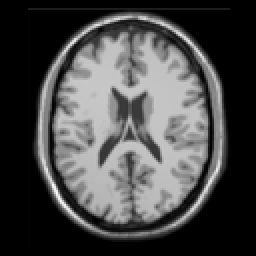
#> input picture app/RecoverKSpace/data/original.png, 128 x 128 px (shown 2 times larger)
$ python data.py
#> lines starting #> are read from the running program, lines starting #| are printed output that depends on the picture; after the words box and inside, x2 and y2 are one past the last pixel; in counts of white or black regions, pixels touching at a corner belong together
import numpy as np
from scipy import ndimage
from matplotlib import pyplot as plt
from matplotlib import colors as cl
import sys
import h5py

np.set_printoptions(threshold=sys.maxsize)

# ----------------------------------------------------
# Helpers
# ----------------------------------------------------
def save_file_hdf5(numpy_data, var_name, path="."):
    numpy_data = numpy_data.astype('float64')
    hf = h5py.File(path + "/" + var_name + ".h5", "w")
    hf.create_dataset(var_name, data=numpy_data)
    hf.close()


def show_img(data):
    plt.imshow(data, cmap='gray')
    plt.show()


def rgb2gray(rgb):
    return np.dot(rgb[..., :3], [0.299, 0.587, 0.144])


def normalize(img):
    if (np.max(img) == 0):
        return img
    else:
        return img / np.max(img)


def main():
    # normalize the image
    wanted_image = (255 * rgb2gray(plt.imread('original.png'))).astype('float64')
#> wanted_image: shape (128, 128) float64; min 0, max 261.6, mean 74.5
    (r, c) = wanted_image.shape
#> r = 128; c = 128

    # noise image
    noise_mean = 0
    noise_sigma = 10
    gaussian = np.random.normal(noise_mean, noise_sigma, (r, c))
    noised_imag = wanted_image + gaussian
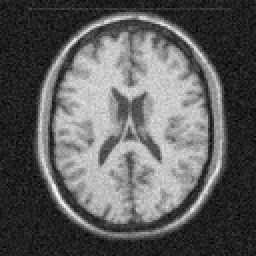
#> noised_imag: shape (128, 128) float64 (shown 2 times larger); min -36.94, max 265.6, mean 74.5; drawn with min black and max white


    # k-space of the data
    noise_k_space = np.fft.fft2(noised_imag)
    re = np.real(noise_k_space)
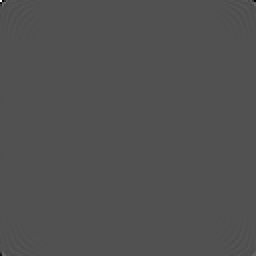
#> re: shape (128, 128) float64 (shown 2 times larger); min -571039.6, max 1220418.4, mean 17.6; drawn with min black and max white
    im = np.imag(noise_k_space)
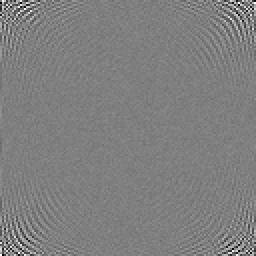
#> im: shape (128, 128) float64 (shown 2 times larger); min -29367.6, max 29367.6, mean 0; drawn with min black and max white
    mask = np.ones((r, c))

    def skip_every(n):
        return [i for i in range(1, r) if (i % n == 0)]

    for i in skip_every(4):
        re[i] = 0
        im[i] = 0
        mask[i] = 0

    kspace = re + 1j * im
    img = np.real(np.fft.ifft2(kspace))
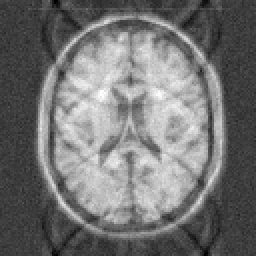
#> img: shape (128, 128) float64 (shown 2 times larger); min -83.36, max 265.2, mean 74.5; drawn with min black and max white
    show_img(img)
    median = normalize(ndimage.median_filter(img, 10))
#> in normalize, `return img / np.max(img)`:
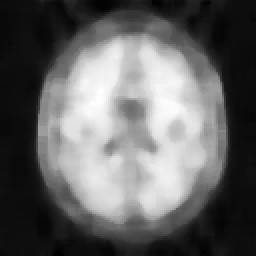
#> returned value: shape (128, 128) float64 (shown 2 times larger); min -0.0532, max 1, mean 0.36; drawn with min black and max white
    head = median > 0.1
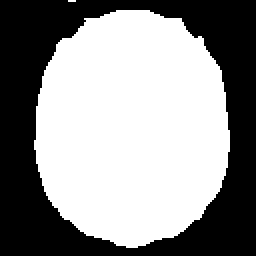
#> head: shape (128, 128) bool (shown 2 times larger); 56.6% white; 1 black region, box (x1, y1, x2, y2) and area: (0, 0, 128, 128) 7107
    show_img(head)

    # get the region of head
    bound_noise = 2
    x_ub = np.ones((r, c)) * np.PINF
    x_lb = np.ones((r, c)) * np.NINF
    for i in range(r):
        for j in range(c):
            if not head[i, j]:
                x_ub[i, j] = bound_noise
                x_lb[i, j] = -bound_noise
            else:
                x_lb[i, j] = 0
#> x_ub: shape (128, 128) float64; 56.62% of the values are NaN or infinite; the others: min 2, max 2, mean 2

    # Save file
    save_file_hdf5(re, "re")
    save_file_hdf5(im, "im")
    save_file_hdf5(head, "head")
    save_file_hdf5(mask, "mask")
    save_file_hdf5(x_ub, "x_ub")
    save_file_hdf5(x_lb, "x_lb")


main()

$ run again, with app/RecoverKSpace/data/head.png copied over app/RecoverKSpace/data/original.png
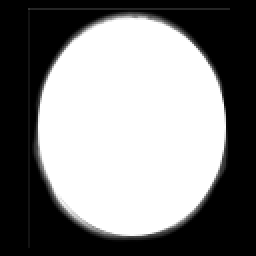
#> input picture app/RecoverKSpace/data/head.png, 128 x 128 px (shown 2 times larger)
#> in normalize, `return img / np.max(img)`:
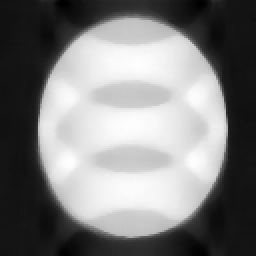
#> returned value: shape (128, 128) float64 (shown 2 times larger); min -0.0807, max 1, mean 0.454; drawn with min black and max white
#> in main, `head = median > 0.1`:
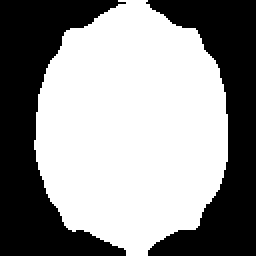
#> head: shape (128, 128) bool (shown 2 times larger); 57.4% white; 2 black regions, box (x1, y1, x2, y2) and area: (0, 0, 63, 128) 3763, (73, 0, 128, 128) 3224
